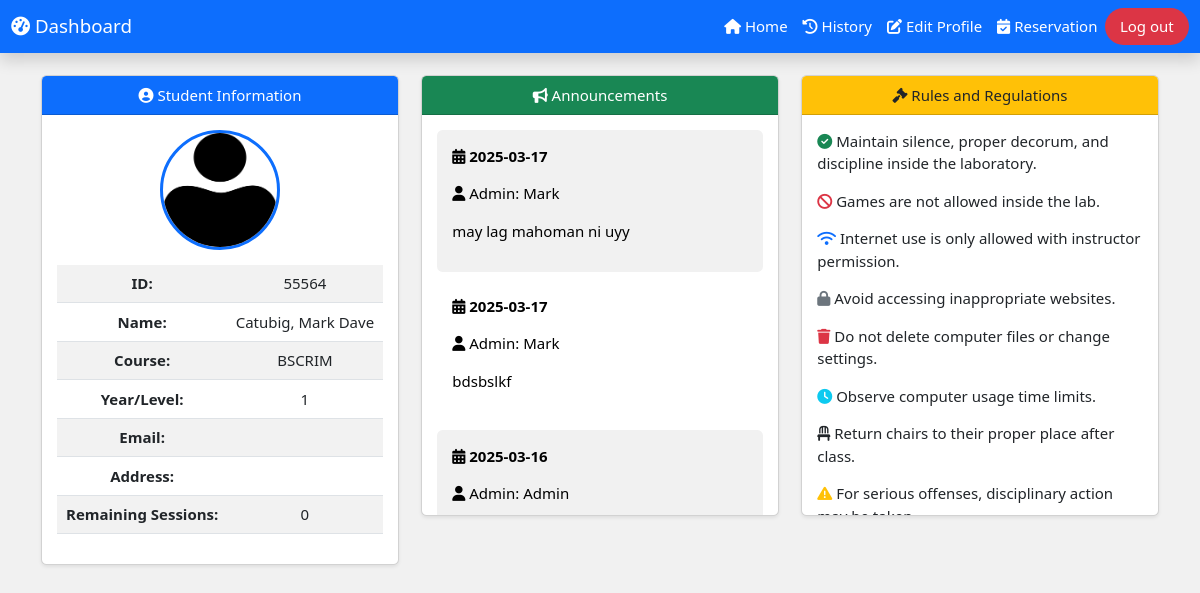
The page /users/home.php (signed in) on the database its author committed.
### tables this page shows
CREATE TABLE `user` (
  `id` int(11) NOT NULL,
  `lname` varchar(50) DEFAULT NULL,
  `fname` varchar(50) DEFAULT NULL,
  `MName` varchar(50) DEFAULT NULL,
  `Course` varchar(50) DEFAULT NULL,
  `Level` varchar(10) DEFAULT NULL,
  `username` varchar(50) DEFAULT NULL,
  `password` varchar(255) NOT NULL,
  `remaining_sesssion` int(11) NOT NULL DEFAULT 30,
  `image` varchar(255) DEFAULT NULL,
  `email` varchar(100) NOT NULL,
  `address` varchar(255) DEFAULT NULL,
  `role` enum('admin','user') NOT NULL DEFAULT 'user'
);

CREATE TABLE `announce` (
  `announce_id` int(11) NOT NULL,
  `admin_name` varchar(20) NOT NULL,
  `date` varchar(20) NOT NULL,
  `message` varchar(255) NOT NULL
);

### users/home.php (the view, shortened to what this page needs)
<?php
include('db.php');
$username = $_SESSION['username'];
$query = "SELECT id, lname, fname, MName, email, course, level, image, address, remaining_sesssion FROM user WHERE username = ?";
$stmt = $con->prepare($query);
$stmt->bind_param("s", $username);
$stmt->execute();
$result = $stmt->get_result();
if ($result->num_rows > 0) {
    $user_data = $result->fetch_assoc();
} else {
    echo "<script>alert('User not found!'); window.location.href = 'index.php';</script>";
    exit();
}
?>
<!DOCTYPE html>
<html lang="en">
<head>
    <link rel="stylesheet" href="w3.css">
    <link rel="stylesheet" href="https://cdn.jsdelivr.net/npm/bootstrap@5.3.0/dist/css/bootstrap.min.css">
    <link rel="stylesheet" href="https://cdnjs.cloudflare.com/ajax/libs/font-awesome/6.5.1/css/all.min.css">
</head>
<body class="w3-light-grey">
<nav class="navbar navbar-expand-lg navbar-dark bg-primary shadow">
    <div class="container-fluid">
        <a class="navbar-brand text-white" href="home.php"><i class="fas fa-tachometer-alt"></i> Dashboard</a>
        <div class="navbar-nav ms-auto">
            <a href="home.php" class="nav-link text-white active">
                <i class="fas fa-home"></i> Home
            </a>
            <a href="#" class="nav-link text-white">
                <i class="fas fa-history"></i> History
            </a>
            <a href="edit.php" class="nav-link text-white">
                <i class="fa-solid fa-pen-to-square"></i> Edit Profile
            </a>
            <a href="reservation.php" class="nav-link text-white">
                <i class="fas fa-calendar-check"></i> Reservation
            </a>
            <a href="index.php" class="nav-link text-white bg-danger rounded-pill px-3">Log out</a>
        </div>
    </div>
</nav>
<div class="container mt-4">
    <div class="row g-4">
        <div class="col-md-4">
            <div class="card shadow-sm">
                <div class="card-header bg-primary text-white text-center">
                    <i class="fas fa-user-circle"></i> Student Information
                </div>
                <div class="card-body text-center">
                    <img src="<?php echo !empty($user_data['image']) ? htmlspecialchars($user_data['image']) : 'PERSON.png'; ?>"
                         class="rounded-circle border border-3 border-primary mb-3"
                         style="width: 120px; height: 120px;">
                    <table class="table table-striped">
                        <tr><th>ID:</th><td><?php echo htmlspecialchars($user_data['id']); ?></td></tr>
                        <tr><th>Name:</th><td><?php echo htmlspecialchars($user_data['lname']) . ', ' . htmlspecialchars($user_data['fname']) . ' ' . htmlspecialchars($user_data['MName']); ?></td></tr>
                        <tr><th>Course:</th><td><?php echo htmlspecialchars($user_data['course']); ?></td></tr>
                        <tr><th>Year/Level:</th><td><?php echo htmlspecialchars($user_data['level']); ?></td></tr>
                        <tr><th>Email:</th><td><?php echo htmlspecialchars($user_data['email']); ?></td></tr>
                        <tr><th>Address:</th><td><?php echo htmlspecialchars($user_data['address']); ?></td></tr>
                        <tr><th>Remaining Sessions:</th><td><?php echo htmlspecialchars($user_data['remaining_sesssion']); ?></td></tr>
                    </table>
                </div>
            </div>
        </div>
        <div class="col-md-4">
            <div class="card shadow-sm">
                <div class="card-header bg-success text-white text-center">
                    <i class="fas fa-bullhorn"></i> Announcements
                </div>
                <div class="card-body" style="max-height: 400px; overflow-y: auto;">
    <?php
    $announcement_query = "SELECT admin_name, message, date FROM announce ORDER BY date DESC";
    $announcement_result = $con->query($announcement_query);
    if ($announcement_result->num_rows > 0) {
        $count = 0;
        while ($announcement = $announcement_result->fetch_assoc()) {
            $bgColor = ($count % 2 === 0) ? 'w3-light-grey' : 'w3-white';
            echo "<div class='$bgColor p-3 rounded mb-2'>";
            echo '<p><i class="fas fa-calendar-alt"></i> <b>' . htmlspecialchars($announcement['date']) . '</b></p>';
            echo '<p><i class="fas fa-user"></i> Admin: ' . htmlspecialchars($announcement['admin_name']) . '</p>';
            echo '<p>' . htmlspecialchars($announcement['message']) . '</p>';
            echo '</div>';
            $count++;
        }
    } else {
        echo '<p class="text-center">No announcements available.</p>';
    }
    ?>
</div>
            </div>
        </div>
        <div class="col-md-4">
            <div class="card shadow-sm">
                <div class="card-header bg-warning text-dark text-center">
                    <i class="fas fa-gavel"></i> Rules and Regulations
                </div>
                <div class="card-body" style="max-height: 400px; overflow-y: auto;">
                    <p><i class="fas fa-check-circle text-success"></i> Maintain silence, proper decorum, and discipline inside the laboratory.</p>
                    <p><i class="fas fa-ban text-danger"></i> Games are not allowed inside the lab.</p>
                    <p><i class="fas fa-wifi text-primary"></i> Internet use is only allowed with instructor permission.</p>
                    <p><i class="fas fa-lock text-secondary"></i> Avoid accessing inappropriate websites.</p>
                    <p><i class="fas fa-trash text-danger"></i> Do not delete computer files or change settings.</p>
                    <p><i class="fas fa-clock text-info"></i> Observe computer usage time limits.</p>
                    <p><i class="fas fa-chair text-dark"></i> Return chairs to their proper place after class.</p>
                    <p><i class="fas fa-exclamation-triangle text-warning"></i> For serious offenses, disciplinary action may be taken.</p>
                </div>
            </div>
        </div>
    </div>
</div>
</body>
</html>

### w3.css (style rules this page uses)
html { box-sizing:border-box }
*,*:before,*:after { box-sizing:inherit }
html { -ms-text-size-adjust:100%;-webkit-text-size-adjust:100% }
body { margin:0 }
article,aside,details,figcaption,figure,footer,header,main,menu,nav,section { display:block }
a { background-color:transparent }
b,strong { font-weight:bolder }
img { border-style:none }
html,body { font-family:Verdana,sans-serif;font-size:15px;line-height:1.5 }
html { overflow-x:hidden }
img { vertical-align:middle }
a { color:inherit }
.w3-white,.w3-hover-white:hover { color:#000!important;background-color:#fff!important }
.w3-light-grey,.w3-hover-light-grey:hover,.w3-light-gray,.w3-hover-light-gray:hover { color:#000!important;background-color:#f1f1f1!important }

### rows shown on the page
user: id "55564", lname "Catubig", fname "Mark", MName "Dave", Course "BSCRIM", Level "1", remaining_sesssion "0"
announce: date "2025-03-17", admin_name "Mark", message "may lag mahoman ni uyy"
announce: date "2025-03-17", admin_name "Mark", message "bdsbslkf"
announce: date "2025-03-16", admin_name "Admin"
